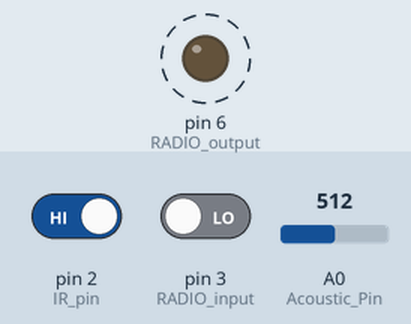
This sketch was run on a simulated Arduino Uno, built with avr-gcc and run on an emulated ATmega328P. Shown: output pins drawn as LEDs (lit = HIGH). Dashed ring = blinking. The inputs (shaded band) are chosen by the test bench; at power-on: pin 2 (IR_pin) HIGH, pin 3 (RADIO_input) LOW, A0 (Acoustic_Pin) = 512. What the sketch prints to the serial monitor is not drawn.

Above: at 0.3 s.
Timing chart, 0 to 3.2 s (numbered marks = the images above):
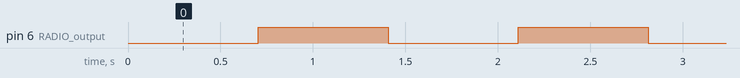

The sketch:

sensors_final.ino
```cpp
#define HALL_input A4
#define RADIO_input 3
#define RADIO_output 6
#define IR_pin 2
#define Acoustic_Pin A0

int radio_Htime;              //integer for storing high time
int radio_Ltime;                //integer for storing low time
float radio_T;            // integer for storing total time of a cycle
float radio_frequency;        //storing frequency
int radio_151 = 0;
int radio_240 = 0;

int Htime_IR;              //integer for storing high time
int Ltime_IR;                //integer for storing low time
float Ttime_IR;            // integer for storing total time of a cycle
float frequency_IR;        //storing frequency
int IR_Thiotimoline = 0;
int IR_Netherite = 0;

int Acoustic_Value = 0;  // variable to store the value coming from the sensor
int Acoustic_flag = 0;

void setup()
{
  Serial.begin(9600);

  //magnetic
  pinMode(HALL_input, INPUT);

  //radio
  pinMode(RADIO_input,INPUT);
  pinMode(RADIO_output, OUTPUT);

  //IR
  pinMode(IR_pin,INPUT);

  //ultrasound
  pinMode(Acoustic_Pin, INPUT);
}

void loop()
{
  Serial.println("start");
  digitalWrite ( RADIO_output, LOW );
  for (int i=0; i<10; i++)
  {
    magnetic();
    radio();
    IR_sensor ();
    Acoustic_sensor();
  }
  if ( radio_151 > 7 )
  {
    Serial.println("Adamantine");
  }
  else if ( radio_240 > 7 )
  {
    Serial.println("Xirang");
  }
  digitalWrite ( RADIO_output, HIGH );
  radio_151 = radio_240 = 0;
  for (int i=0; i<10; i++)
  {
    magnetic();
    radio();
    IR_sensor();
    Acoustic_sensor();
  }
  if ( radio_151 > 7 && Acoustic_flag > 12 )
  {
    Serial.println("Gaborium");
  }
  else if ( radio_240 > 7 )
  {
    Serial.println("Lathwaite");
  }
  else if ( IR_Netherite > 12 && Acoustic_flag > 12 )
  {
    Serial.println("Netherite");
  }
  else if ( IR_Thiotimoline > 12 )
  {
    Serial.println("Thiotimoline");
  }
  else
  {
    Serial.println("no rock detected");
  }
  radio_151 = radio_240 = 0;
  IR_Netherite = IR_Thiotimoline = Acoustic_flag = 0;
  //delay(1000);
}

void magnetic()
{
  //Serial.println(analogRead(HALL_input));
}

void radio()
{
  //Serial.print("Frequency of signal: ");
  radio_Htime=pulseIn(RADIO_input, HIGH, 20000);      //read high time
  radio_Ltime=pulseIn(RADIO_input, LOW, 20000);        //read low time
  radio_T = radio_Htime + radio_Ltime;
  radio_frequency = 1000000/radio_T;    //getting frequency with Ttime is in Micro seconds
  if (radio_frequency > 200 && radio_frequency < 300 )
  {
    radio_240 ++;
  }
  else if (radio_frequency < 200 && radio_frequency > 100)
  {
    radio_151 ++;
  }
}

void IR_sensor( )
{
    Htime_IR=pulseIn(IR_pin, HIGH, 10000);      //read high time
    Ltime_IR=pulseIn(IR_pin, LOW, 10000);        //read low time
    Ttime_IR = Htime_IR+Ltime_IR;
    frequency_IR=1000000/Ttime_IR;    //getting frequency with Ttime is in Micro seconds

   if (frequency_IR > 500 && frequency_IR < 700 )
   {
      IR_Netherite ++;
   }

   else if (frequency_IR < 500 && frequency_IR > 200)
   {
      IR_Thiotimoline ++;
   }
}

void Acoustic_sensor()
{
  // read the value from the sensor:
  Acoustic_Value = analogRead(Acoustic_Pin);

  delay(10);
  if (Acoustic_Value >= 130.0)
  {
    Acoustic_flag ++;
  }
 }
```

Measured:
- by itself, pin 6 (RADIO_output): alternates HIGH for 0.70 s and LOW for 0.70 s
